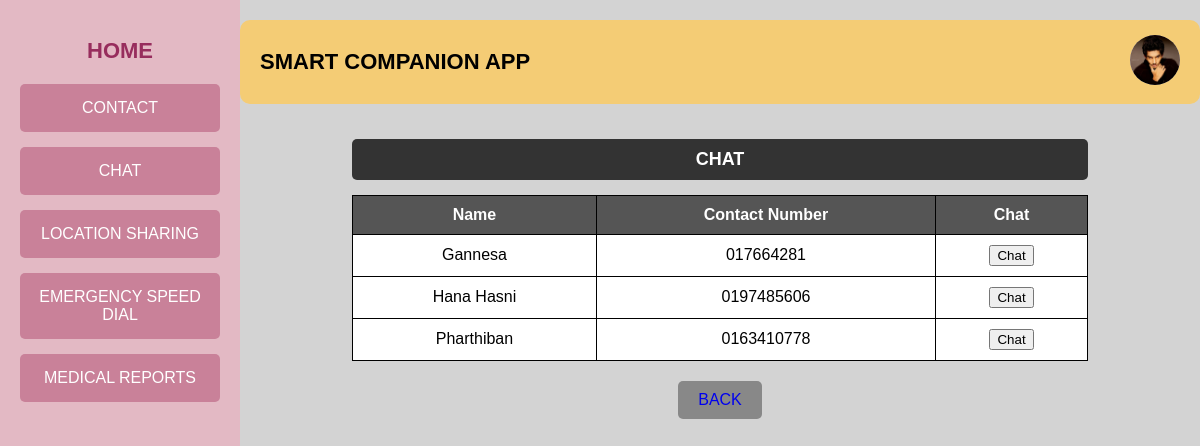
/chatuser (signed in), run on an earlier commit of the app's database.
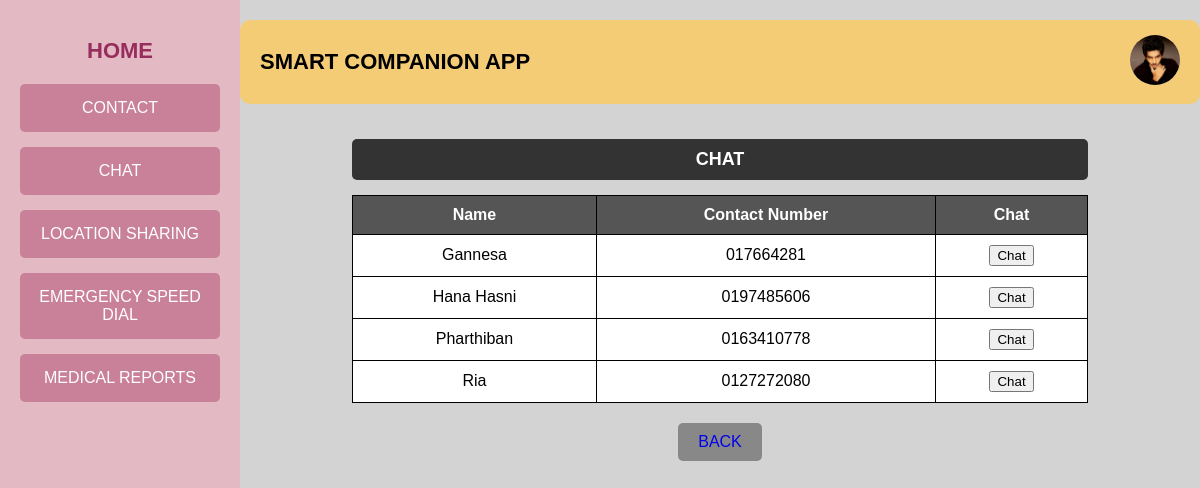
And on a later commit of the database.
### tables this page shows
CREATE TABLE contact (
            id INTEGER PRIMARY KEY AUTOINCREMENT,
            name TEXT NOT NULL,
            contact_number TEXT NOT NULL,
            rel_id INTEGER NOT NULL
        );

### app.py (the view, shortened to what this page needs)
@app.route("/chatuser", methods=["GET", "POST"])
def chatuser():
    db= get_db()
    cursor = db.cursor()
    user_id = session.get('user_id')
    str_user_id = str(user_id)
    with open("static/img_log/user/"+ str_user_id + ".txt", "r") as file:
        image_name = str(file.read())
        image_url= url_for('static', filename='uploads/'+ image_name)
    cursor.execute("SELECT * FROM contact where rel_id = ?", (user_id,))
    contacts_list = cursor.fetchall()  # Fetch all matching rows
    db.commit()
    contact_number = request.args.get('contact')
    return render_template("User/chat.html", image_url=image_url, contacts=contacts_list)

### app.py (called while the page is built)
def get_db():
    if 'db' not in g:
        g.db = sqlite3.connect('project.db')
        g.db.row_factory = sqlite3.Row
    return g.db

### templates/User/chat.html (shortened to what this page needs)
<!DOCTYPE html>
<html lang="en">
<head>
    <link rel="stylesheet" href="static/contact.css">
</head>
<body>
    <div class="container">
        <div class="sidebar">
            <a href="{{ url_for('user') }}"><h2>HOME</h2></a>
            <a href="{{ url_for('contactuser') }}"><button class="nav-btn">CONTACT</button></a>
            <a href="{{ url_for('chatuser') }}"><button class="nav-btn">CHAT</button></a>
            <a href="{{ url_for('locationuser') }}"><button class="nav-btn">LOCATION SHARING</button></a>
            <a href="{{ url_for('emergencyuser') }}"><button class="nav-btn">EMERGENCY SPEED DIAL</button></a>
            <a href="{{ url_for('medicaluser') }}"><button class="nav-btn">MEDICAL REPORTS</button></a>
        </div>
        <div class="main-content">
            <div class="header">
                <h1>SMART COMPANION APP</h1>
                <div class="user-profile">
                    <a href="{{ url_for('userprofile') }}"><img src="{{ image_url }}" alt="Profile Picture" class="profile-img"></a>
                </div>
            </div>
            <div class="contacts-section">
                <h2 class="contacts-title">CHAT</h2>
                <table class="contacts-table">
                    <tr>
                        <th>Name</th>
                        <th>Contact Number</th>
                        <th>Chat</th>
                    </tr>
                    {% for contact in contacts %}
                    <tr>
                        <td>{{ contact[1] }}</td>
                        <td>{{ contact[2] }}</td>
                        <td>
                            <a href="{{ url_for('chatuser', contact=contact[2]) }}" target="_blank">
                                <button type="button">Chat</button>
                            </a>
                        </td>
                    </tr>
                    {% endfor %}
                </table>
            </div>
            <div class="buttons">
                <button class="back-btn" ><a href="{{ url_for('user') }}">BACK</a></button>
            </div>
        </div>
    </div>
</body>
</html>

What changed in the data, as far as the page shows it:
added contact: name "Ria", contact_number "0127272080"
